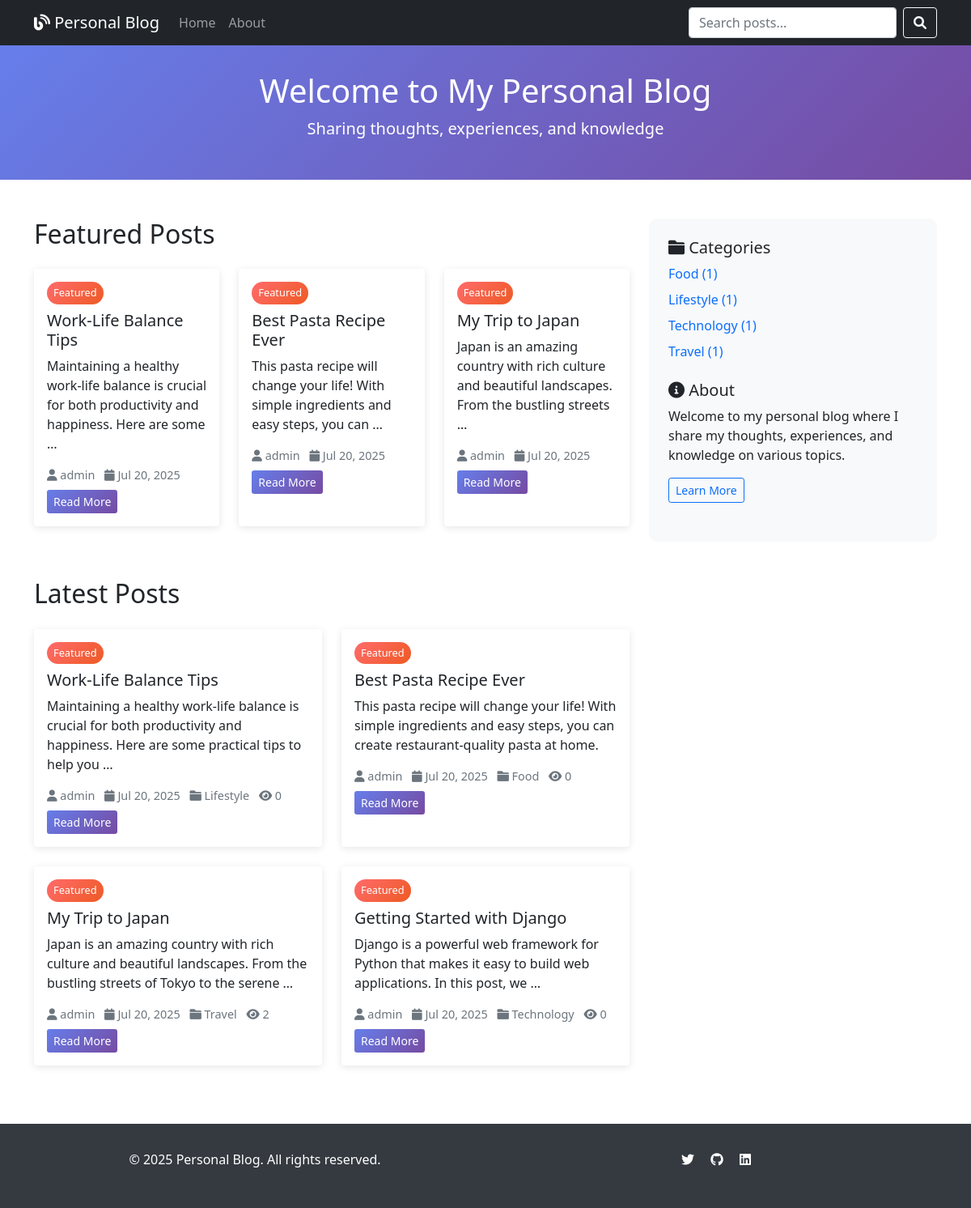
Before: / with the older database file.
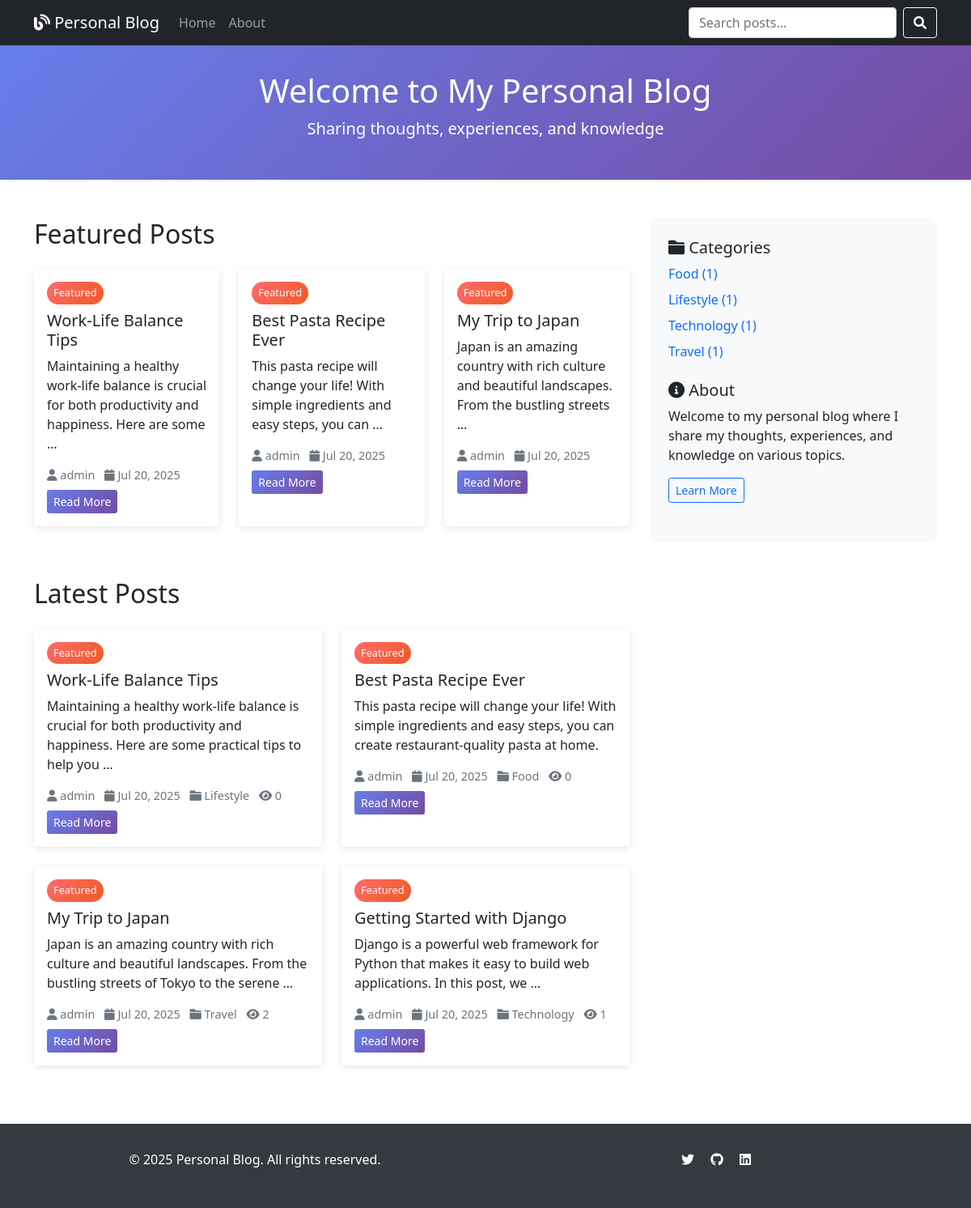
After: the same page with the newer database file.
### blog/models.py (models this page shows, shortened)
class Post(models.Model):
    STATUS_CHOICES = [
        ('draft', 'Draft'),
        ('published', 'Published'),
    ]
    title = models.CharField(max_length=200)
    slug = models.SlugField(max_length=200, unique=True)
    author = models.ForeignKey(User, on_delete=models.CASCADE, related_name='blog_posts')
    category = models.ForeignKey(Category, on_delete=models.CASCADE, related_name='posts')
    content = models.TextField()
    excerpt = models.TextField(max_length=300, blank=True, help_text="Short description of the post")
    featured_image = models.ImageField(upload_to='blog_images/', blank=True, null=True)
    status = models.CharField(max_length=10, choices=STATUS_CHOICES, default='draft')
    created_at = models.DateTimeField(auto_now_add=True)
    updated_at = models.DateTimeField(auto_now=True)
    published_at = models.DateTimeField(blank=True, null=True)
    views = models.PositiveIntegerField(default=0)
    featured = models.BooleanField(default=False)
    class Meta:
        ordering = ['-published_at', '-created_at']
    def get_absolute_url(self):
        return reverse('blog:post_detail', kwargs={'slug': self.slug})

class Category(models.Model):
    name = models.CharField(max_length=100, unique=True)
    slug = models.SlugField(max_length=100, unique=True)
    description = models.TextField(blank=True)
    created_at = models.DateTimeField(auto_now_add=True)
    class Meta:
        verbose_name_plural = "Categories"
        ordering = ['name']
    def get_absolute_url(self):
        return reverse('blog:category_posts', kwargs={'slug': self.slug})

### blog/views.py (the view)
# urls.py: path('', views.PostListView.as_view(), name='post_list'),
class PostListView(ListView):
    model = Post
    template_name = 'blog/post_list.html'
    context_object_name = 'posts'
    paginate_by = 6
    def get_queryset(self):
        return Post.objects.filter(status='published').select_related('author', 'category')
    def get_context_data(self, **kwargs):
        context = super().get_context_data(**kwargs)
        context['categories'] = Category.objects.all()
        context['featured_posts'] = Post.objects.filter(status='published', featured=True)[:3]
        return context

### templates/blog/post_list.html (shortened to what this page needs)
{% extends 'base.html' %}
{% block content %}
<div class="row">
    <div class="col-lg-8">
        {% if featured_posts %}
        <div class="mb-5">
            <h2 class="mb-4">Featured Posts</h2>
            <div class="row">
                {% for post in featured_posts %}
                <div class="col-md-4 mb-3">
                    <div class="card h-100">
                        <div class="card-body">
                            <span class="featured-badge mb-2 d-inline-block">Featured</span>
                            <h5 class="card-title">{{ post.title }}</h5>
                            <p class="card-text">{{ post.excerpt|truncatewords:15 }}</p>
                            <div class="post-meta mb-2">
                                <i class="fas fa-user"></i> {{ post.author.get_full_name|default:post.author.username }}
                                <i class="fas fa-calendar ms-2"></i> {{ post.published_at|date:"M d, Y" }}
                            </div>
                            <a href="{{ post.get_absolute_url }}" class="btn btn-primary btn-sm">Read More</a>
                        </div>
                    </div>
                </div>
                {% endfor %}
            </div>
        </div>
        {% endif %}
        <h2 class="mb-4">Latest Posts</h2>
        <div class="row">
            {% for post in posts %}
            <div class="col-md-6 mb-4">
                <div class="card h-100">
                    <div class="card-body">
                        {% if post.featured %}
                        <span class="featured-badge mb-2 d-inline-block">Featured</span>
                        {% endif %}
                        <h5 class="card-title">{{ post.title }}</h5>
                        <p class="card-text">{{ post.excerpt|truncatewords:20 }}</p>
                        <div class="post-meta mb-2">
                            <i class="fas fa-user"></i> {{ post.author.get_full_name|default:post.author.username }}
                            <i class="fas fa-calendar ms-2"></i> {{ post.published_at|date:"M d, Y" }}
                            <i class="fas fa-folder ms-2"></i> {{ post.category.name }}
                            <i class="fas fa-eye ms-2"></i> {{ post.views }}
                        </div>
                        <a href="{{ post.get_absolute_url }}" class="btn btn-primary btn-sm">Read More</a>
                    </div>
                </div>
            </div>
            {% endfor %}
        </div>
    </div>
    <div class="col-lg-4">
        <div class="sidebar">
            <div class="mb-4">
                <h5><i class="fas fa-folder"></i> Categories</h5>
                <ul class="list-unstyled">
                    {% for category in categories %}
                    <li class="mb-2">
                        <a href="{{ category.get_absolute_url }}" class="text-decoration-none">
                            {{ category.name }} ({{ category.posts.count }})
                        </a>
                    </li>
                    {% endfor %}
                </ul>
            </div>
            <div class="mb-4">
                <h5><i class="fas fa-info-circle"></i> About</h5>
                <p>Welcome to my personal blog where I share my thoughts, experiences, and knowledge on various topics.</p>
                <a href="{% url 'blog:about' %}" class="btn btn-outline-primary btn-sm">Learn More</a>
            </div>
        </div>
    </div>
</div>
{% endblock %}

### templates/base.html (shortened to what this page needs)
<!DOCTYPE html>
<html lang="en">
<head>
    <link href="https://cdn.jsdelivr.net/npm/bootstrap@5.1.3/dist/css/bootstrap.min.css" rel="stylesheet">
    <link href="https://cdnjs.cloudflare.com/ajax/libs/font-awesome/6.0.0/css/all.min.css" rel="stylesheet">
</head>
<body>
    <nav class="navbar navbar-expand-lg navbar-dark bg-dark">
        <div class="container">
            <a class="navbar-brand" href="{% url 'blog:post_list' %}">
                <i class="fas fa-blog"></i> Personal Blog
            </a>
            <div class="collapse navbar-collapse" id="navbarNav">
                <ul class="navbar-nav me-auto">
                    <li class="nav-item">
                        <a class="nav-link" href="{% url 'blog:post_list' %}">Home</a>
                    </li>
                    <li class="nav-item">
                        <a class="nav-link" href="{% url 'blog:about' %}">About</a>
                    </li>
                </ul>
                <form class="d-flex" method="GET" action="{% url 'blog:search' %}">
                    <input class="form-control me-2" type="search" name="q" placeholder="Search posts..."
                           value="{{ request.GET.q }}">
                    <button class="btn btn-outline-light" type="submit">
                        <i class="fas fa-search"></i>
                    </button>
                </form>
            </div>
        </div>
    </nav>
    <header class="blog-header text-center">
        <div class="container">
            <h1>{% block header %}Welcome to My Personal Blog{% endblock %}</h1>
            <p class="lead">{% block subheader %}Sharing thoughts, experiences, and knowledge{% endblock %}</p>
        </div>
    </header>
    <div class="container my-5">
        {% block content %}
        {% endblock %}
    </div>
    <footer class="footer text-center">
        <div class="container">
            <div class="row">
                <div class="col-md-6">
                    <p>&copy; 2025 Personal Blog. All rights reserved.</p>
                </div>
                <div class="col-md-6">
                    <div class="social-links">
                        <a href="#" class="text-white me-3"><i class="fab fa-twitter"></i></a>
                        <a href="#" class="text-white me-3"><i class="fab fa-github"></i></a>
                        <a href="#" class="text-white"><i class="fab fa-linkedin"></i></a>
                    </div>
                </div>
            </div>
        </div>
    </footer>
</body>
</html>

### templates/base.html (style rules this page uses)
.blog-header { background: linear-gradient(135deg, #667eea 0%, #764ba2 100%); color: white; padding: 2rem 0; }
.card { transition: transform 0.3s ease; border: none; box-shadow: 0 2px 10px rgba(0,0,0,0.1); }
.post-meta { color: #6c757d; font-size: 0.9rem; }
.featured-badge { background: linear-gradient(135deg, #ff6b6b, #ee5a24); color: white; padding: 0.25rem 0.5rem; border-radius: 15px; font-size: 0.8rem; }
.sidebar { background-color: #f8f9fa; border-radius: 10px; padding: 1.5rem; }
.footer { background-color: #343a40; color: white; padding: 2rem 0; margin-top: 3rem; }
.btn-primary { background: linear-gradient(135deg, #667eea 0%, #764ba2 100%); border: none; }

Changed rows visible on the page:
changed Post "Getting Started with Django": views "0" → "1"
